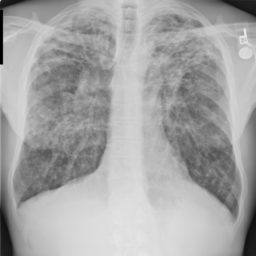
#> input picture tests/00000022_000.png, 256 x 256 px; the run also reads 1 picture not shown here
$ jupyter execute --allow-errors test_image_transformation.ipynb
#> lines starting #> are read from the running program, lines starting #| are printed output that depends on the picture
### image_transformation.py
# -*- coding: utf-8 -*-

import os
import pandas as pd
from time import time
import matplotlib.pyplot as plt
from PIL import Image, ImageEnhance, ImageFilter
import numpy as np


def rotate_image(image: Image, angle: int) -> Image:
    """
    Rotate an image by a given angle
    :param image: PIL image
    :param angle: int
    :return: PIL image
    """
    return image.rotate(angle)

def change_brightness(image: Image, factor: float) -> Image:
    """
    Change the brightness of an image
    :param image: PIL image
    :param factor: float ]
    :return: PIL image
    """
    enhancer = ImageEnhance.Brightness(image)
    return enhancer.enhance(factor)

def add_noise(image: Image, factor: float) -> Image:
    """
    Add noise to an image
    :param image: PIL image
    :param factor: float
    :return: PIL image
    """
    np_image = np.array(image)
    noise = np.random.normal(0, factor, np_image.shape)
    noisy_image = np_image + noise
    noisy_image_clipped = np.clip(noisy_image, 0, 255)
    return Image.fromarray(noisy_image_clipped.astype(np.uint8))


def add_blur(image: Image, factor: float) -> Image:
    """
    Add blur to an image
    :param image: PIL image
    :param factor: float
    :return: PIL image
    """
    return image.filter(ImageFilter.GaussianBlur(factor))

# [8 lines left out: function equalization, not called in this run]

def transform_image(image: Image, rotation: int = 0, brightness: float = 1.0, noise: float = 0.0, blur: float = 0.0, equalize: bool = False) -> Image:
    """
    Transform an image by applying rotation, brightness, saturation, noise and blur
    :param image: PIL image
    :param rotation: int
    :param brightness: float
    :param noise: float
    :param blur: float
    :param equalize: bool
    :return: PIL image
    """
    if rotation != 0:
        image = rotate_image(image, rotation)
    if brightness != 1.0:
        image = change_brightness(image, brightness)
    if noise != 0.0:
        image = add_noise(image, noise)
    if blur != 0.0:
        image = add_blur(image, blur)
    if equalize:
        image = equalization(image)
    return image


############################################


def create_transformed_image(image_path: str, transformed_image_path: str, rotation: int = 0, brightness: float = 1.0, noise: float = 0.0, blur: float = 0.0, equalize: bool = False) -> None:
    """
    Add a transformed image to the dataset
    :param image_path: str
    :param transformed_image_path: str
    optional parameters
    :param rotation: int
    :param brightness: float
    :param noise: float
    :param blur: float
    :param equalize: bool
    :return: None
    """
    image = Image.open(image_path)
    transformed_image = transform_image(image, rotation, brightness, noise, blur, equalize)
    transformed_image.save(transformed_image_path)

# if to_csv_path is not precised, it will be the same as from_csv_path
def add_transformed_image_to_csv(from_csv_path: str, image_index: str, transformed_image_index: str, to_csv_path: str = None) -> None:
    """
    Add a transformed image to the dataset
    :param from_csv_path: str
    :param image_index: str
    :param transformed_image_index: str
    optional parameters
    :param to_csv_path: str
    :return: None
    """

    df_from = pd.read_csv(from_csv_path)
    image_info = df_from[df_from['Image Index'] == image_index].copy()
    image_info['Image Index'] = transformed_image_index

    # add the new image to the end of the csv
    df_to = pd.read_csv(to_csv_path) if to_csv_path != None else df_from
    df_to = pd.concat([df_to, image_info], ignore_index=True)

    if to_csv_path is not None:
        df_to.to_csv(to_csv_path, index=False)
    else:
        df_to.to_csv(from_csv_path, index=False)

def add_new_image(from_image_path: str, from_csv_path: str, to_csv_path: str = None, to_image_path: str = None, rotation: int = 0, brightness: float = 1.0, noise: float = 0.0, blur: float = 0.0, equalize: bool = False) -> None:
    """
    Add a new image to the dataset
    :param from_image_path: str
    :param from_csv_path: str
    oprional parameters
    :param to_csv_path: str
    :param to_image_path: str
    :param rotation: int
    :param brightness: float
    :param noise: float
    :param blur: float
    :param equalize: bool
    :return: None
    """
    splited_list = from_image_path.split('/')
    path, image_index = splited_list[:-1], splited_list[-1]

    if to_image_path is None:
        params_string = f"r{rotation}_b{brightness}_n{noise}_bl{blur}_eq{int(equalize)}"
        path = '/'.join(path)
        transformed_image_index = f"{image_index[:-4]}_{params_string}_transformed.png"
        transformed_image_path = f"{path}/{image_index[:-4]}_{params_string}_transformed.png"
    else:
        transformed_image_index = to_image_path.split('/')[-1]
        transformed_image_path = to_image_path

    create_transformed_image(from_image_path, transformed_image_path, rotation, brightness, noise, blur, equalize)
    add_transformed_image_to_csv(from_csv_path, image_index, transformed_image_index, to_csv_path=to_csv_path)


###########################################


def remove_image(image_path: str) -> None:
    """
    Remove an image from the dataset without using it
    :param image_path: str
    :return: None
    """
    if os.path.exists(image_path):
        os.remove(image_path)
    else:
        raise FileNotFoundError(f"Image {image_path} not found")


def remove_transformed_data(csv_path: str) -> int:
    """
    Remove a transformed image from the dataset
    :param csv_path: str
    :return: number of transformed images remaining
    """

    df = pd.read_csv(csv_path)
    df_transformed = df[df['Image Index'].str.contains('_transformed.png')]

    for index, row in df_transformed.iterrows():
        transform_image_path = row['Image Index']
        try:
            remove_image(transform_image_path)
            df = df.drop(index)
        except Exception as e:
            print(f"Error removing image {transform_image_path}: {e}")

    df.to_csv(csv_path, index=False)

    return len(df[df['Image Index'].str.contains('_transformed.png')])


# [126 lines of commented-out code are left out]

### test_image_transformation.ipynb
[cell 1]
import image_transformation as it
from PIL import Image
import pandas as pd

[cell 2]
# testing on images in tests/ folder
list_of_test = ['00000022_000.png', '00000033_000.png', '00000091_000.png', '00000091_001.png',
                '00000213_000.png', '00000231_000.png', '00000831_000.png', '00003894_000.png',]

[cell 3]
def test_rotate_image(image, angle=90):
    image = Image.open('tests/' + image)
    rotated_image = it.rotate_image(image, angle)
    assert rotated_image.size == image.size
    assert rotated_image.mode == image.mode

    rotated_image.save('tests/rotated_images/rotated_' + image.filename.split('/')[-1])

[cell 4]
test_rotate_image(image = list_of_test[0], angle=90)
#> in test_rotate_image, image is the input picture: PIL image 256x256 RGB; min 0, max 233, mean 165.3
test_rotate_image(image = list_of_test[1], angle=180)
#> call 2 of test_rotate_image, with image = '00000033_000.png', angle = 180
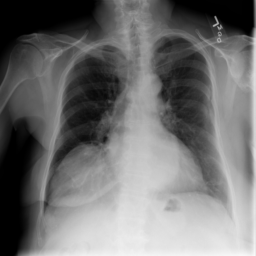
#> input picture tests/00000033_000.png, 256 x 256 px
#> in test_rotate_image, image is the input picture: PIL image 256x256 RGB; min 0, max 250, mean 112.4
print('All tests passed')

[cell 5]
def test_change_brightness(image, factor=1.5):
    image = Image.open('tests/' + image)
    brightened_image = it.change_brightness(image, factor)
    assert brightened_image.size == image.size
    assert brightened_image.mode == image.mode

    # save the new image in the folder tests/brightened_images
    brightened_image.save('tests/brightened_images/brightened_' + image.filename.split('/')[-1])

[cell 6]
def test_noise(image, factor=50):
    image = Image.open('tests/' + image)
    noisy_image = it.add_noise(image, factor)
    assert noisy_image.size == image.size
    assert noisy_image.mode == image.mode

    # save the new image in the folder tests/noisy_images
    noisy_image.save('tests/noisy_images/noisy_' + image.filename.split('/')[-1])

[cell 7]
def test_blur(image, factor=5):
    image = Image.open('tests/' + image)
    blurred_image = it.add_blur(image, factor)
    assert blurred_image.size == image.size
    assert blurred_image.mode == image.mode

    # save the new image in the folder tests/blurred_images
    blurred_image.save('tests/blurred_images/blurred_' + image.filename.split('/')[-1])

[cell 8]
test_change_brightness(image = list_of_test[0], factor=1.5)
test_change_brightness(image= list_of_test[1], factor=0.5)
test_change_brightness(image = list_of_test[2], factor=0.1)
#> call 3 of test_change_brightness, with image = '00000091_000.png', factor = 0.1
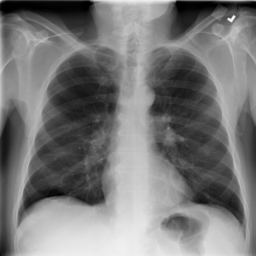
#> input picture tests/00000091_000.png, 256 x 256 px
#> in test_change_brightness, image is the input picture: PIL image 256x256 RGB; min 0, max 248, mean 121.1
test_noise(image = list_of_test[2], factor=50)
test_noise(image = list_of_test[3], factor=100)
#> call 2 of test_noise, with image = '00000091_001.png', factor = 100
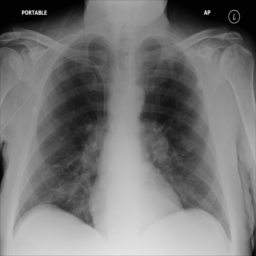
#> input picture tests/00000091_001.png, 256 x 256 px
#> in test_noise, image is the input picture: PIL image 256x256 RGB; min 0, max 227, mean 118.7
test_noise(image = list_of_test[4], factor=200)
#> call 3 of test_noise, with image = '00000213_000.png', factor = 200
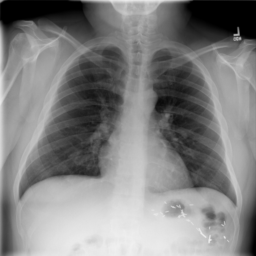
#> input picture tests/00000213_000.png, 256 x 256 px
#> in test_noise, image is the input picture: PIL image 256x256 RGB; min 0, max 240, mean 129.3
test_blur(image = list_of_test[3], factor=5)
test_blur(image = list_of_test[0], factor=5)
test_blur(image = list_of_test[1], factor=10)
print('All tests passed')

[cell 9]
def test_add_new_image(from_image_path: str, from_csv_path: str, rotation: int = 0, brightness: float = 1.0, noise: float = 0.0, blur: float = 0.0, equalize: bool = False) -> None:
    it.add_new_image(from_image_path, from_csv_path, rotation=rotation, brightness=brightness, noise=noise, blur=blur, equalize=equalize)
#> (reads tests/test.csv from the repository)
#> in add_noise (call 7), `noisy_image = np_image + noise`:
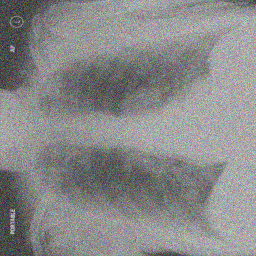
#> noisy_image: shape (256, 256, 3) float64; mean R, G, B 170.8, 171.1, 171.2; drawn with min black and max white
#> in add_noise (call 7), `noisy_image_clipped = np.clip(noisy_image, 0, 255)`:
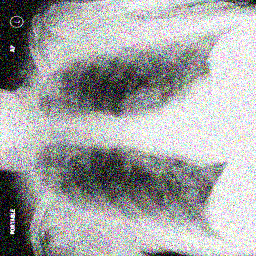
#> noisy_image_clipped: shape (256, 256, 3) float64; mean R, G, B 165.9, 166.3, 166.3
#> in rotate_image (call 7), `return image.rotate(angle)`:
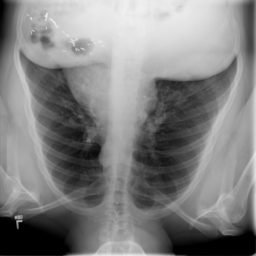
#> returned value: PIL image 256x256 RGB; min 0, max 240, mean 129.3
#> in change_brightness (call 8), `return enhancer.enhance(factor)`:
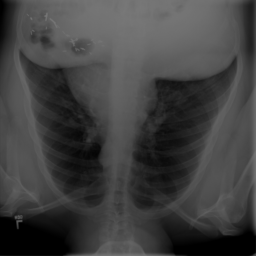
#> returned value: PIL image 256x256 RGB; min 0, max 120, mean 64.4
#> in add_noise (call 8), `noisy_image = np_image + noise`:
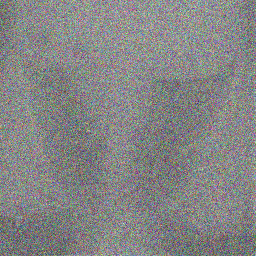
#> noisy_image: shape (256, 256, 3) float64; mean R, G, B 64.1, 65, 65.1; drawn with min black and max white
#> in add_noise (call 8), `noisy_image_clipped = np.clip(noisy_image, 0, 255)`:
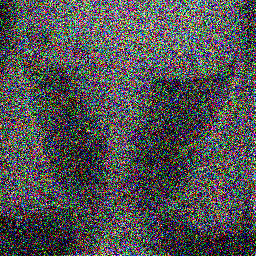
#> noisy_image_clipped: shape (256, 256, 3) float64; mean R, G, B 80.1, 80.7, 80.9
    df = pd.read_csv(from_csv_path)
    #assert df[df['Image Index'].str.contains(from_image_path[:-3])].shape[0] > 0

def test_remove_transformed_data(csv_path: str) -> None:
    # remove the transformed images from the csv
    assert it.remove_transformed_data(csv_path) == 0
#> in remove_transformed_data, `df = pd.read_csv(csv_path)`: df = table of 14 rows and 12 columns
#> in remove_transformed_data, `df_transformed = df[df['Image Index'].str.contains('_transformed.png')]`: df_transformed = table of 6 rows and 12 columns
#> the loop in remove_transformed_data, `for index, row in df_transformed.iterrows():` made 6 passes
#> df on pass 1: table of 13 rows and 12 columns
#| Error removing image 00000033_000_r180_b0.5_n100_bl10_eq0_transformed.png: Image 00000033_000_r180_b0.5_n100_bl10_eq0_transformed.png not found
#| Error removing image 00000091_000_r270_b0.1_n200_bl15_eq0_transformed.png: Image 00000091_000_r270_b0.1_n200_bl15_eq0_transformed.png not found
#| Error removing image 00000091_001_r90_b1.5_n50_bl5_eq0_transformed.png: Image 00000091_001_r90_b1.5_n50_bl5_eq0_transformed.png not found
#| Error removing image 00000213_000_r180_b0.5_n100_bl10_eq0_transformed.png: Image 00000213_000_r180_b0.5_n100_bl10_eq0_transformed.png not found
#| Error removing image 00000231_000_r270_b0.1_n200_bl15_eq0_transformed.png: Image 00000231_000_r270_b0.1_n200_bl15_eq0_transformed.png not found

[cell 10]
test_add_new_image(from_image_path='tests/' + list_of_test[0], from_csv_path='tests/test.csv', rotation=90, brightness=1.5, noise=50, blur=5)
test_add_new_image(from_image_path='tests/' + list_of_test[1], from_csv_path='tests/test.csv', rotation=180, brightness=0.5, noise=100, blur=10)
test_add_new_image(from_image_path='tests/' + list_of_test[2], from_csv_path='tests/test.csv', rotation=270, brightness=0.1, noise=200, blur=15)
test_add_new_image(from_image_path='tests/' + list_of_test[3], from_csv_path='tests/test.csv', rotation=90, brightness=1.5, noise=50, blur=5)
test_add_new_image(from_image_path='tests/' + list_of_test[4], from_csv_path='tests/test.csv', rotation=180, brightness=0.5, noise=100, blur=10)
test_add_new_image(from_image_path='tests/' + list_of_test[5], from_csv_path='tests/test.csv', rotation=270, brightness=0.1, noise=200, blur=15)
#> (the rest of this cell did not finish here and is left out)

#> (a cell that did not finish here is left out)
